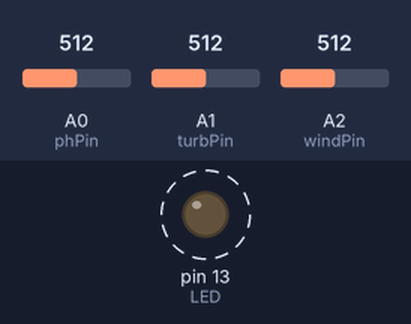
A sketch run on a simulated Arduino Uno, built with avr-gcc and run on an emulated ATmega328P. On the bench: output pins drawn as LEDs (lit = HIGH). Dashed ring = blinking. The test bench sets the inputs (shaded band); at power-on: A0 (phPin) = 512, A1 (turbPin) = 512, A2 (windPin) = 512. What the sketch prints to the serial monitor is not drawn.

Above: at 0.5 s.
Timing chart, 0 to 4.6 s (numbered marks = the images above):
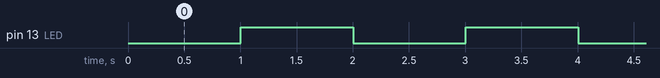

Measured:
- by itself, pin 13 (LED): alternates HIGH for 1.0 s and LOW for 1.0 s

The sketch:

sensors.ino
```cpp
/*
  # Author : Mazlin Higbee
  # Ver    : 1.0
  # Purpose: script to read array of sensors data and return that info over serial monitor
  #IF YOU DO A GOOGLE SEARCH FOR THE SENSOR YOUR USING YOU CAN FIND THE CODE!!!
  #Thats what i did, not much orignal stuff here.
*/
#define phPin A0            //pH meter Analog output to Arduino Analog Input 0
#define turbPin A1          //turbitity output analog on pin 1
#define windPin A2
#define Offset 0.00            //deviation compensate
#define LED 13
#define samplingInterval 500
#define printInterval 500
#define ArrayLenth  40    //times of collection


int pHArray[ArrayLenth];   //Store the average value of the sensor feedback
int pHArrayIndex = 0;


void setup()
{
  pinMode(LED, OUTPUT);
  pinMode(turbPin, INPUT);
  pinMode(phPin, INPUT);
  pinMode(windPin, INPUT);
  Serial.begin(9600);
  Serial.println("--------Sensors init--------");    //Test the serial monitor
}
void loop()
{
  readPH();
  readTurb();
  readWind();
  delay(300);
  //Serial.println(analogRead(SensorPin));

}


void readTurb() {
  int sensorValue = analogRead(turbPin);// read the input on analog pin 0:
  float voltage = sensorValue * (5.0 / 1024.0); // Convert the analog reading (which goes from 0 - 1023) to a voltage (0 - 5V):
  Serial.print("$turb:");
  Serial.println(voltage); // print out the value you read:
  delay(700);
}

void readPH() {
  static unsigned long samplingTime = millis();
  static unsigned long printTime = millis();
  static float pHValue, voltage;
  if (millis() - samplingTime > samplingInterval)
  {
    pHArray[pHArrayIndex++] = analogRead(phPin);
    if (pHArrayIndex == ArrayLenth)pHArrayIndex = 0;
    voltage = avergearray(pHArray, ArrayLenth) * 5.0 / 1024;
    pHValue = 3.5 * voltage + Offset;
    samplingTime = millis();
  }
  if (millis() - printTime > printInterval)  //Every 800 milliseconds, print a numerical, convert the state of the LED indicator
  {

    Serial.print("$ph: ");
    Serial.println(pHValue, 2);
    digitalWrite(LED, digitalRead(LED) ^ 1);
    printTime = millis();
  }
}
void readWind() {
  //int sensorValue = 0; //Variable stores the value direct from the analog pin
  float sensorVoltage = 0; //Variable that stores the voltage (in Volts) from the anemometer being sent to the analog pin
  float windSpeed = 0; // Wind speed in meters per second (m/s)

  float voltageConversionConstant = .004882814; //This constant maps the value provided from the analog read function, which ranges from 0 to 1023, to actual voltage, which ranges from 0V to 5V
  int sensorDelay = 1000; //Delay between sensor readings, measured in milliseconds (ms)

  //Anemometer Technical Variables
  //The following variables correspond to the anemometer sold by Adafruit, but could be modified to fit other anemometers.

  float voltageMin = .4; // Mininum output voltage from anemometer in mV.
  float windSpeedMin = 0; // Wind speed in meters/sec corresponding to minimum voltage

  float voltageMax = 2.0; // Maximum output voltage from anemometer in mV.
  float windSpeedMax = 32;
  float windVal = analogRead(windPin); //Get a value between 0 and 1023 from the analog pin connected to the anemometer

  windVal = windVal * voltageConversionConstant; //Convert sensor value to actual voltage

  //Convert voltage value to wind speed using range of max and min voltages and wind speed for the anemometer
  if (windVal <= voltageMin) {
    windSpeed = 0; //Check if voltage is below minimum value. If so, set wind speed to zero.
  } else {
    windSpeed = (windVal - voltageMin) * windSpeedMax / (voltageMax - voltageMin); //For voltages above minimum value, use the linear relationship to calculate wind speed.
  }
  Serial.print("$wind:");
  Serial.println(windSpeed);
  //delay(1000);
}

double avergearray(int* arr, int number) {
  int i;
  int max, min;
  double avg;
  long amount = 0;
  if (number <= 0) {
    Serial.println("Error number for the array to avraging!/n");
    return 0;
  }
  if (number < 5) { //less than 5, calculated directly statistics
    for (i = 0; i < number; i++) {
      amount += arr[i];
    }
    avg = amount / number;
    return avg;
  } else {
    if (arr[0] < arr[1]) {
      min = arr[0]; max = arr[1];
    }
    else {
      min = arr[1]; max = arr[0];
    }
    for (i = 2; i < number; i++) {
      if (arr[i] < min) {
        amount += min;      //arr<min
        min = arr[i];
      } else {
        if (arr[i] > max) {
          amount += max;  //arr>max
          max = arr[i];
        } else {
          amount += arr[i]; //min<=arr<=max
        }
      }//if
    }//for
    avg = (double)amount / (number - 2);
  }//if
  return avg;
}
```
